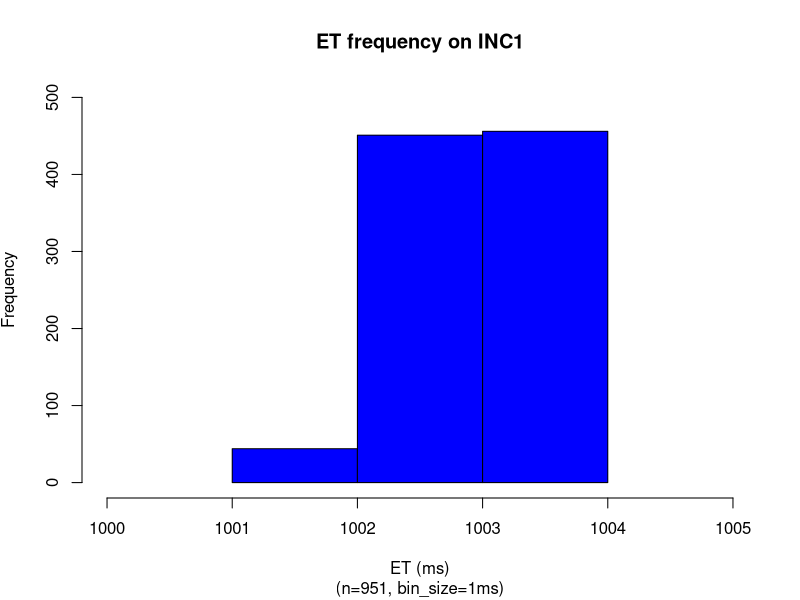
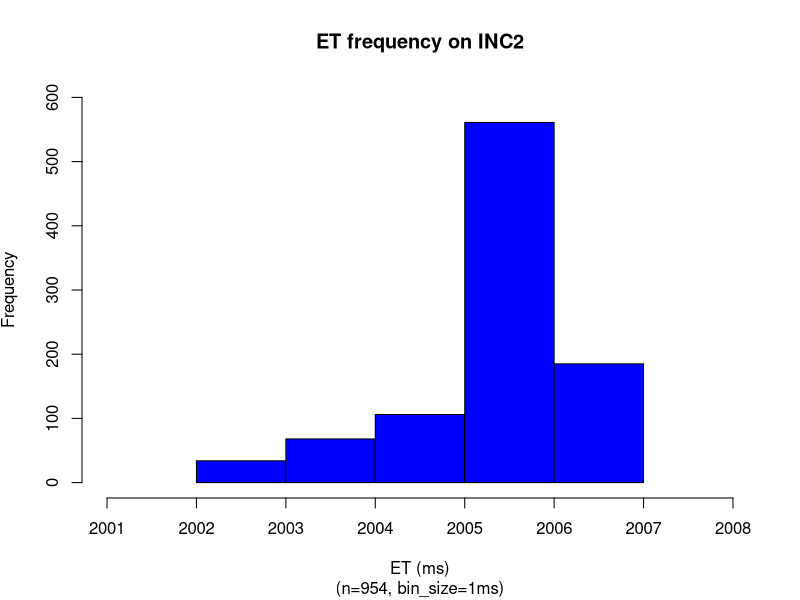
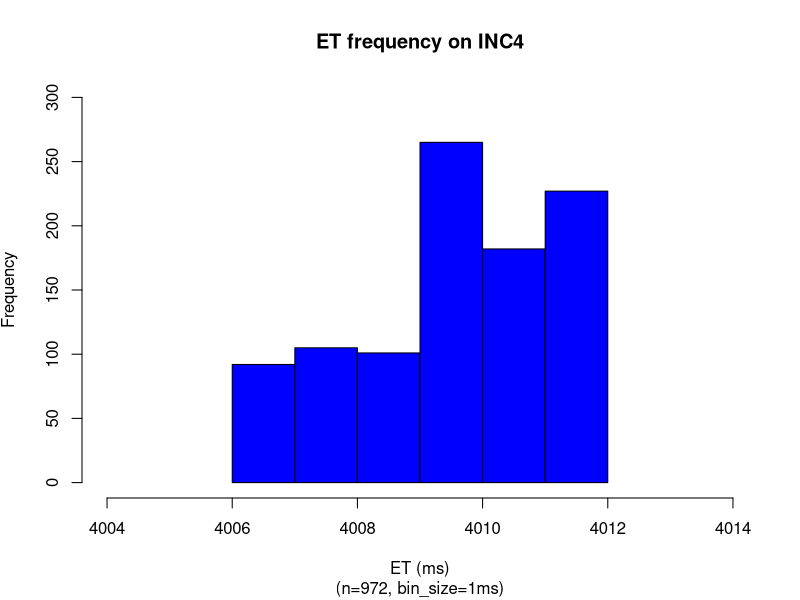
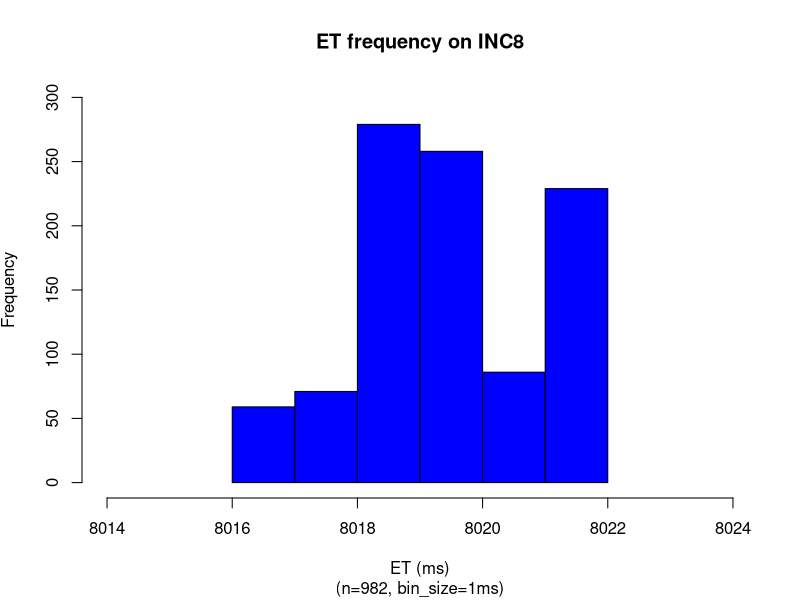
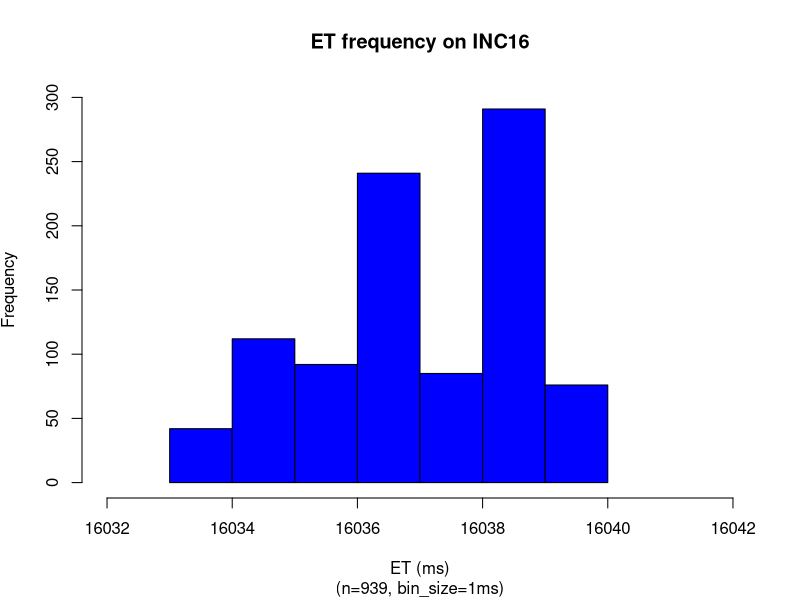
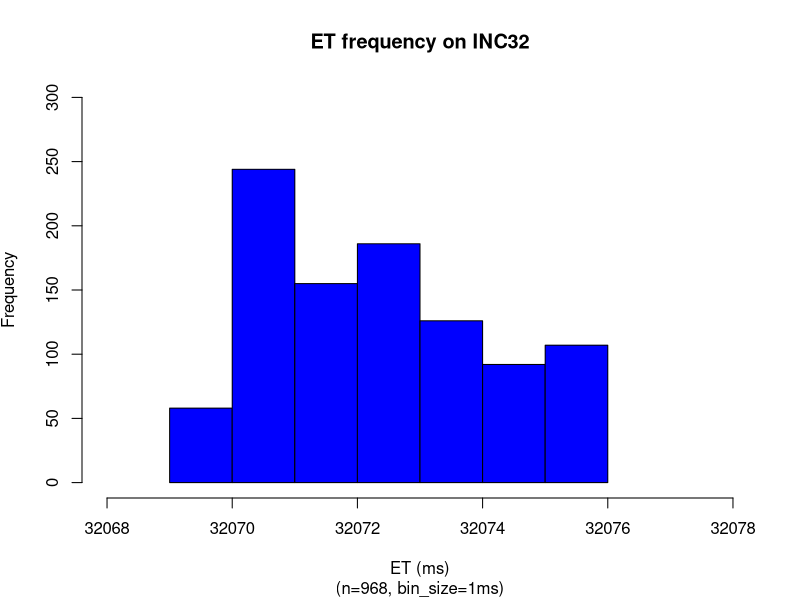
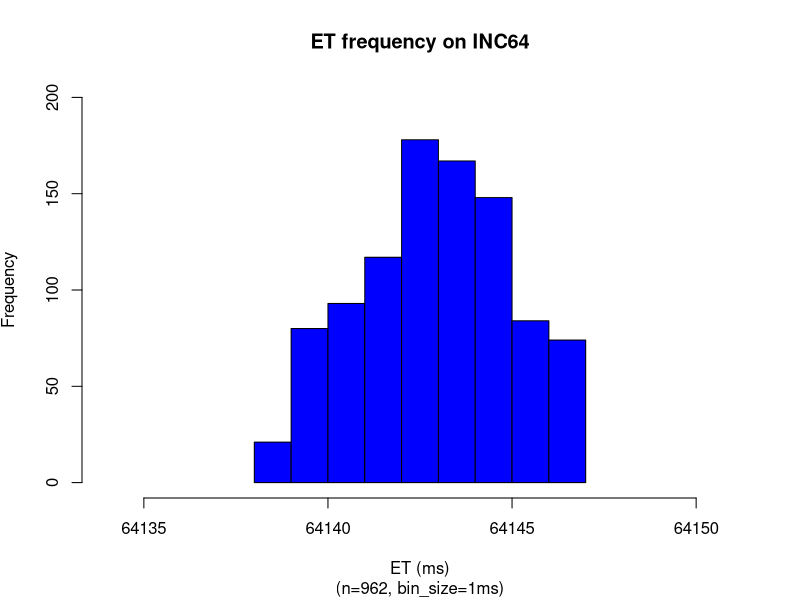
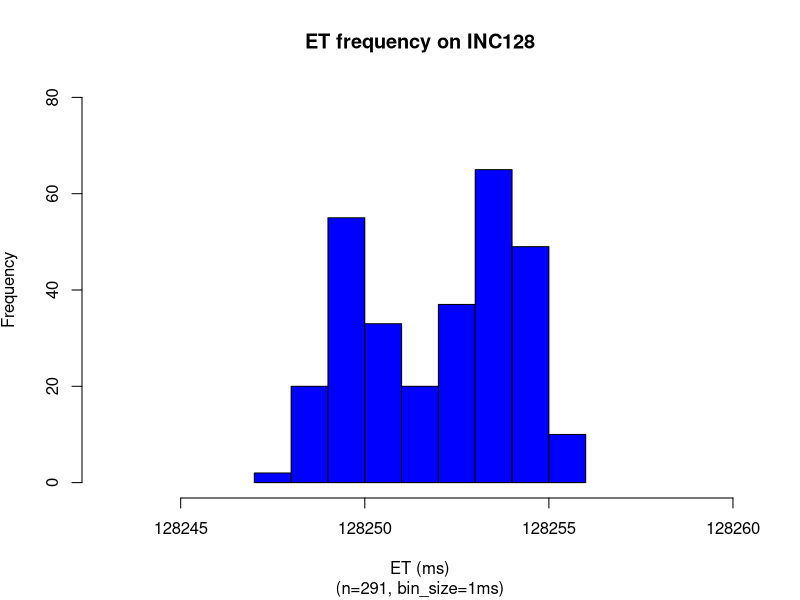

R code for these plots, in order:
x = read.csv(file="1_sec.dat",head=TRUE,sep="\t")
setEPS()
postscript("1_sec_et_hist_v5.eps")
binsize=1
x_up = mean(x$METIME) + 2*sd(x$METIME)
x_dn = mean(x$METIME) - 2*sd(x$METIME)
x = subset(x, x$METIME >= x_dn & x$METIME <= x_up)
nbins <- ceiling((max(x$METIME)-min(x$METIME)) / binsize)
h = hist(x$METIME, right=F, breaks=nbins,plot=F)
ymax <- max(h$counts)
ymax <- ceiling(ymax/100)*100
xmin <-min(x$METIME)
xmax <-max(x$METIME)
plot(h, freq=TRUE,ylim=c(0,ymax), xlim=c(xmin-1,xmax+1),col="blue", main='ET frequency on INC1', 
sub=paste("(n=",nrow(x),", bin_size=",binsize,"ms)",sep=""), 
xlab='ET (ms)', ylab=expression('Frequency'))
#xaxtl <- seq(xmin-1,xmax+1,by=1)
#axis(side=1, at=xaxtl, labels=xaxtl)
dev.off()

x = read.csv(file="2_sec.dat",head=TRUE,sep="\t")
setEPS()
postscript("2_sec_et_hist_v5.eps")
binsize=1
x_up = mean(x$METIME) + 2*sd(x$METIME)
x_dn = mean(x$METIME) - 2*sd(x$METIME)
x = subset(x, x$METIME >= x_dn & x$METIME <= x_up)
nbins <- ceiling((max(x$METIME)-min(x$METIME)) / binsize)
h = hist(x$METIME, right=F, breaks=nbins,plot=F)
ymax <- max(h$counts)
ymax <- ceiling(ymax/100)*100
xmin <-min(x$METIME)
xmax <-max(x$METIME)
plot(h, freq=TRUE,ylim=c(0,ymax), xlim=c(xmin-1,xmax+1),col="blue", main='ET frequency on INC2', 
sub=paste("(n=",nrow(x),", bin_size=",binsize,"ms)",sep=""), 
xlab='ET (ms)', ylab=expression('Frequency'))
#xaxtl <- seq(xmin-1,xmax+1,by=1)
#axis(side=1, at=xaxtl, labels=xaxtl)
dev.off()

x = read.csv(file="4_sec.dat",head=TRUE,sep="\t")
setEPS()
postscript("4_sec_et_hist_v5.eps")
binsize=1
x_up = mean(x$METIME) + 2*sd(x$METIME)
x_dn = mean(x$METIME) - 2*sd(x$METIME)
x = subset(x, x$METIME >= x_dn & x$METIME <= x_up)
nbins <- ceiling((max(x$METIME)-min(x$METIME)) / binsize)
h = hist(x$METIME, right=F, breaks=nbins,plot=F)
ymax <- max(h$counts)
ymax <- ceiling(ymax/100)*100
xmin <-min(x$METIME)
xmax <-max(x$METIME)
plot(h, freq=TRUE,ylim=c(0,ymax), xlim=c(xmin-2,xmax+2),col="blue", main='ET frequency on INC4', 
sub=paste("(n=",nrow(x),", bin_size=",binsize,"ms)",sep=""), 
xlab='ET (ms)', ylab=expression('Frequency'))
#xaxtl <- seq(xmin-1,xmax+1,by=1)
#axis(side=1, at=xaxtl, labels=xaxtl)
dev.off()

x = read.csv(file="8_sec.dat",head=TRUE,sep="\t")
setEPS()
postscript("8_sec_et_hist_v5.eps")
binsize=1
x <- subset(x, x$ITERNUM != 629 & x$ITERNUM != 658)
x_up = mean(x$METIME) + 2*sd(x$METIME)
x_dn = mean(x$METIME) - 2*sd(x$METIME)
x = subset(x, x$METIME >= x_dn & x$METIME <= x_up)
nbins <- ceiling((max(x$METIME)-min(x$METIME)) / binsize)
h = hist(x$METIME, right=F, breaks=nbins,plot=F)
xmin <-min(x$METIME)
xmax <-max(x$METIME)
ymax <- max(h$counts)
ymax <- ceiling(ymax/100)*100
plot(h, freq=TRUE,ylim=c(0,ymax), xlim=c(xmin-binsize-1,xmax+binsize+1),col="blue", main='ET frequency on INC8', 
sub=paste("(n=",nrow(x),", bin_size=",binsize,"ms)",sep=""), 
xlab='ET (ms)', ylab=expression('Frequency'))
dev.off()

x = read.csv(file="16_sec.dat",head=TRUE,sep="\t")
setEPS()
postscript("16_sec_et_hist_v5.eps")
x <- subset(x, x$ITERNUM != 686 & x$ITERNUM != 700)
x_up = mean(x$METIME) + 2*sd(x$METIME)
x_dn = mean(x$METIME) - 2*sd(x$METIME)
x = subset(x, x$METIME >= x_dn & x$METIME <= x_up)
nbins <- ceiling((max(x$METIME)-min(x$METIME)) / binsize)
h = hist(x$METIME, right=F, breaks=nbins,plot=F)
xmin <-min(x$METIME)
xmax <-max(x$METIME)
ymax <- max(h$counts)
ymax <- ceiling(ymax/100)*100
plot(h, freq=TRUE,ylim=c(0,ymax), xlim=c(xmin-1,xmax+2),col="blue", main='ET frequency on INC16', 
sub=paste("(n=",nrow(x),", bin_size=",binsize,"ms)",sep=""), 
xlab='ET (ms)', ylab=expression('Frequency'))
dev.off()


x = read.csv(file="32_sec.dat",head=TRUE,sep="\t")
setEPS()
postscript("32_sec_et_hist_v5.eps")
x <- subset(x, x$ITERNUM != 284 & x$ITERNUM != 291 & x$ITERNUM != 727 & x$ITERNUM != 732 & x$ITERNUM != 734)
x_up = mean(x$METIME) + 2*sd(x$METIME)
x_dn = mean(x$METIME) - 2*sd(x$METIME)
binsize=1
x = subset(x, x$METIME >= x_dn & x$METIME <= x_up)
nbins <- ceiling((max(x$METIME)-min(x$METIME)) / binsize)
h = hist(x$METIME, right=F, breaks=nbins,plot=F)
xmin <-min(x$METIME)
xmax <-max(x$METIME)
ymax <- max(h$counts)
ymax <- ceiling(ymax/100)*100
plot(h, freq=TRUE,ylim=c(0,ymax), xlim=c(xmin-1,xmax+2),col="blue", main='ET frequency on INC32', 
sub=paste("(n=",nrow(x),", bin_size=",binsize,"ms)",sep=""), 
xlab='ET (ms)', ylab=expression('Frequency'))
#xaxtl <- seq(xmin-1,xmax+1,by=1)
#axis(side=1, at=xaxtl, labels=xaxtl)
dev.off()

x = read.csv(file="64_sec.dat",head=TRUE,sep="\t")
setEPS()
postscript("64_sec_et_hist_v5.eps")
x <- subset(x, x$ITERNUM != 85 & x$ITERNUM != 89 & x$ITERNUM != 308 & x$ITERNUM != 312 & x$ITERNUM != 437 & x$ITERNUM != 437 & x$ITERNUM != 531 & x$ITERNUM != 535 & x$ITERNUM != 754 & x$ITERNUM != 758 & x$ITERNUM != 977 & x$ITERNUM != 981)
x_up = mean(x$METIME) + 2*sd(x$METIME)
x_dn = mean(x$METIME) - 2*sd(x$METIME)
binsize=1
x = subset(x, x$METIME >= x_dn & x$METIME <= x_up)
nbins <- ceiling((max(x$METIME)-min(x$METIME)) / binsize)
h = hist(x$METIME, right=F, breaks=nbins,plot=F)
xmin <-min(x$METIME)
xmax <-max(x$METIME)
ymax <- max(h$counts)
ymax <- ceiling(ymax/100)*100
plot(h, freq=TRUE,ylim=c(0,ymax), xlim=c(xmin-4,xmax+4),col="blue", main='ET frequency on INC64', 
sub=paste("(n=",nrow(x),", bin_size=",binsize,"ms)",sep=""), 
xlab='ET (ms)', ylab=expression('Frequency'))
dev.off()

x = read.csv(file="128_sec.dat",head=TRUE,sep="\t")
setEPS()
postscript("128_sec_et_hist_v5.eps")
x <- subset(x, x$ITERNUM != 90 & x$ITERNUM != 202)
x_up = mean(x$METIME) + 2*sd(x$METIME)
x_dn = mean(x$METIME) - 2*sd(x$METIME)
binsize=1
x = subset(x, x$METIME >= x_dn & x$METIME <= x_up)
nbins <- ceiling((max(x$METIME)-min(x$METIME)) / binsize)
h = hist(x$METIME, right=F, breaks=nbins,plot=F)
xmin <-min(x$METIME)
xmax <-max(x$METIME)
ymax <- max(h$counts)
ymax <- ceiling(ymax/100)*100
ymax <- max(h$counts)
ymax <- 80
plot(h, freq=TRUE,ylim=c(0,ymax), xlim=c(xmin-4,xmax+4),col="blue", main='ET frequency on INC128', 
sub=paste("(n=",nrow(x),", bin_size=",binsize,"ms)",sep=""), 
xlab='ET (ms)', ylab=expression('Frequency'))
dev.off()

x = read.csv(file="256_sec.dat",head=TRUE,sep="\t")
setEPS()
postscript("256_sec_et_hist_v5.eps")
x <- subset(x, x$ITERNUM != 6 & x$ITERNUM != 62 & x$ITERNUM != 118 & x$ITERNUM != 171 & x$ITERNUM != 202 & x$ITERNUM != 258)
x_up = mean(x$METIME) + 2*sd(x$METIME)
x_dn = mean(x$METIME) - 2*sd(x$METIME)
binsize=1
x = subset(x, x$METIME >= x_dn & x$METIME <= x_up)
nbins <- ceiling((max(x$METIME)-min(x$METIME)) / binsize)
h = hist(x$METIME, right=F, breaks=nbins,plot=F)
xmin <-min(x$METIME)
xmax <-max(x$METIME)
ymax <- max(h$counts)
ymax <- ceiling(ymax/100)*100
ymax <- max(h$counts)
ymax <- 60
plot(h, freq=TRUE,ylim=c(0,ymax), xlim=c(xmin-3,xmax+2),col="blue", main='ET frequency on INC256', 
sub=paste("(n=",nrow(x),", bin_size=",binsize,"ms)",sep=""), 
xlab='ET (ms)', ylab=expression('Frequency'))
dev.off()

x = read.csv(file="512_sec.dat",head=TRUE,sep="\t")
setEPS()
postscript("512_sec_et_hist_v5.eps")
x <- subset(x, x$ITERNUM <= 300)
x <- subset(x, x$ITERNUM != 16 & x$ITERNUM != 44 & x$ITERNUM != 72 & x$ITERNUM != 100 & x$ITERNUM != 128 & x$ITERNUM != 156 &
	       x$ITERNUM != 184 & x$ITERNUM != 212 & x$ITERNUM != 240 & x$ITERNUM != 268 & x$ITERNUM != 296 & x$ITERNUM != 297)
x_up = mean(x$METIME) + 2*sd(x$METIME)
x_dn = mean(x$METIME) - 2*sd(x$METIME)
binsize=1
x = subset(x, x$METIME >= x_dn & x$METIME <= x_up)
nbins <- ceiling((max(x$METIME)-min(x$METIME)) / binsize)
h = hist(x$METIME, right=F, breaks=nbins,plot=F)
xmin <-min(x$METIME)
xmax <-max(x$METIME)
ymax <- max(h$counts)
ymax <- ceiling(ymax/100)*100
ymax <- max(h$counts)
ymax <- 50
plot(h, freq=TRUE,ylim=c(0,ymax), xlim=c(xmin-5,xmax+5),col="blue", main='ET frequency on INC512', 
sub=paste("(n=",nrow(x),", bin_size=",binsize,"ms)",sep=""), 
xlab='ET (ms)', ylab=expression('Frequency'))
dev.off()

x = read.csv(file="1024_sec.dat",head=TRUE,sep="\t")
setEPS()
postscript("1024_sec_et_hist_v5.eps")
x <- subset(x, x$ITERNUM != 27 & x$ITERNUM != 88 & x$ITERNUM != 252 & x$ITERNUM != 276)
x_up = mean(x$METIME) + 2*sd(x$METIME)
x_dn = mean(x$METIME) - 2*sd(x$METIME)
binsize=2
x = subset(x, x$METIME >= x_dn & x$METIME <= x_up)
nbins <- ceiling((max(x$METIME)-min(x$METIME)) / binsize)
h = hist(x$METIME, right=F, breaks=nbins,plot=F)
xmin <-min(x$METIME)
xmax <-max(x$METIME)
ymax <- max(h$counts)
ymax <- ceiling(ymax/100)*100
ymax <- max(h$counts)
ymax <- 60
plot(h, freq=TRUE,ylim=c(0,ymax), xlim=c(xmin-10,xmax+10),col="blue", main='ET frequency on INC1024', 
sub=paste("(n=",nrow(x),", bin_size=",binsize,"ms)",sep=""), 
xlab='ET (ms)', ylab=expression('Frequency'))
dev.off()

x = read.csv(file="2048_sec.dat",head=TRUE,sep="\t")
setEPS()
postscript("2048_sec_et_hist_v5.eps")
x <- subset(x, x$ITERNUM <= 300)
x <- subset(x, x$ITERNUM != 117)
x_up = mean(x$METIME) + 2*sd(x$METIME)
x_dn = mean(x$METIME) - 2*sd(x$METIME)
binsize=5
x = subset(x, x$METIME >= x_dn & x$METIME <= x_up)
nbins <- ceiling((max(x$METIME)-min(x$METIME)) / binsize)
h = hist(x$METIME, right=F, breaks=nbins,plot=F)
xmin <-min(x$METIME)
xmax <-max(x$METIME)
ymax <- max(h$counts)
ymax <- ceiling(ymax/100)*100
ymax <- max(h$counts)
ymax <- 80
plot(h, freq=TRUE,ylim=c(0,ymax), xlim=c(xmin-100,xmax+100),col="blue", main='ET frequency on INC2048', 
sub=paste("(n=",nrow(x),", bin_size=",binsize,"ms)",sep=""), 
xlab='ET (ms)', ylab=expression('Frequency'))
dev.off()

x = read.csv(file="4096_sec.dat",head=TRUE,sep="\t")
setEPS()
postscript("4096_sec_et_hist_v5.eps")
x <- subset(x, x$ITERNUM <= 300)
x <- subset(x, x$ITERNUM != 3 & x$ITERNUM != 36 & x$ITERNUM != 57 & x$ITERNUM != 116 & x$ITERNUM != 119 & x$ITERNUM != 135 & x$ITERNUM != 180 & x$ITERNUM != 284)
x_up = mean(x$METIME) + 2*sd(x$METIME)
x_dn = mean(x$METIME) - 2*sd(x$METIME)
binsize=50
x = subset(x, x$METIME >= x_dn & x$METIME <= x_up)
nbins <- ceiling((max(x$METIME)-min(x$METIME)) / binsize)
h = hist(x$METIME, right=F, breaks=nbins,plot=F)
xmin <-min(x$METIME)
xmax <-max(x$METIME)
ymax <- max(h$counts)
ymax <- ceiling(ymax/100)*100
ymax <- max(h$counts)
ymax <- 30
plot(h, freq=TRUE,ylim=c(0,ymax), xlim=c(xmin-500,xmax+500),col="blue", main='ET frequency on INC4096', 
sub=paste("(n=",nrow(x),", bin_size=",binsize,"ms)",sep=""), 
xlab='ET (ms)', ylab=expression('Frequency'))
dev.off()

x = read.csv(file="8192_sec.dat",head=TRUE,sep="\t")
#x <- subset(x, x$ITERNUM <= 40)
setEPS()
postscript("8192_sec_et_hist_v5.eps")
x <- subset(x, x$ITERNUM != 44 & x$ITERNUM != 55 & x$ITERNUM != 65 & x$ITERNUM != 76)
x_up = mean(x$METIME) + 2*sd(x$METIME)
x_dn = mean(x$METIME) - 2*sd(x$METIME)
binsize=50
x = subset(x, x$METIME >= x_dn & x$METIME <= x_up)
nbins <- ceiling((max(x$METIME)-min(x$METIME)) / binsize)
h = hist(x$METIME, right=F, breaks=nbins,plot=F)
xmin <-min(x$METIME)
xmax <-max(x$METIME)
ymax <- max(h$counts)
ymax <- ceiling(ymax/100)*100
ymax <- max(h$counts)
ymax <- 20
plot(h, freq=TRUE,ylim=c(0,ymax), xlim=c(xmin-200,xmax+200),col="blue", main='ET frequency on INC8192', 
sub=paste("(n=",nrow(x),", bin_size=",binsize,"ms)",sep=""), 
xlab='ET (ms)', ylab=expression('Frequency'))
dev.off()

x = read.csv(file="16384_sec.dat",head=TRUE,sep="\t")
setEPS()
postscript("16384_sec_et_hist_v5.eps")
x <- subset(x, x$ITERNUM != 10 & x$ITERNUM != 16 & x$ITERNUM != 47 & x$ITERNUM != 52 & x$ITERNUM != 58 & x$ITERNUM != 63 
& x$ITERNUM != 68 & x$ITERNUM != 73 & x$ITERNUM != 79)
x_up = mean(x$METIME) + 2*sd(x$METIME)
x_dn = mean(x$METIME) - 2*sd(x$METIME)
binsize=50
x = subset(x, x$METIME >= x_dn & x$METIME <= x_up)
nbins <- ceiling((max(x$METIME)-min(x$METIME)) / binsize)
h = hist(x$METIME, right=F, breaks=nbins,plot=F)
xmin <-min(x$METIME)
xmax <-max(x$METIME)
ymax <- max(h$counts)
ymax <- ceiling(ymax/100)*100
ymax <- max(h$counts)
ymax <- 20
plot(h, freq=TRUE,ylim=c(0,ymax), xlim=c(xmin-100,xmax+300),col="blue", main='ET frequency on INC16384', 
sub=paste("(n=",nrow(x),", bin_size=",binsize,"ms)",sep=""), 
xlab='ET (ms)', ylab=expression('Frequency'))
dev.off()
